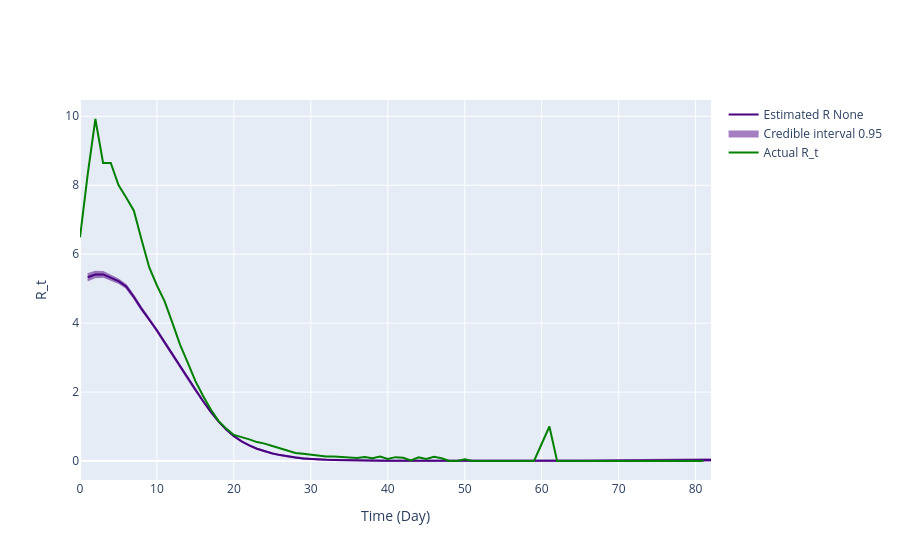

Notebook source saved alongside this figure:
### Code cell
gamma_pdf_opt_r1 = gamma.pdf(x, result_r1.x[0], result_r1.x[1], result_r1.x[2])
inference = branchpro.BranchProPosterior(
    inc_data=inc_data_r1,
    daily_serial_interval=gamma_pdf_opt_r1,
    alpha=prior_a,
    beta=prior_b)

inference.run_inference(tau=tau)
intervals = inference.get_intervals(central_prob=.95)
intervals = process_inference_uncertainty(intervals.copy(), inference.inference_posterior, gamma_pdf_opt_r1, 82, 95)

fig = plot_rt_fig(intervals, true_rt_r1[offset:len(intervals)+offset], gamma_pdf_opt_r1, end_time_point)
pio.write_image(fig.figure, 'single_plots/predicted_vs_true_rt_r1_optimal.png')
fig.show_figure()

### Figure 1 — Plotly figure (JSON) as saved in the notebook; plotly's stock layout.template omitted (floating-point values rounded to 4 significant figures; data arrays with more than 128 entries replaced by an {"elided": "..."} marker saying what was removed)
{"data": [{"line": {"color": "indigo"}, "mode": "lines", "name": "Estimated R None", "type": "scatter", "x": [1, 2, 3, 4, 5, 6, 7, 8, 9, 10, 11, 12, 13, 14, 15, 16, 17, 18, 19, 20, 21, 22, 23, 24, 25, 26, 27, 28, 29, 30, 31, 32, 33, 34, 35, 36, 37, 38, 39, 40, 41, 42, 43, 44, 45, 46, 47, 48, 49, 50, 51, 52, 53, 54, 55, 56, 57, 58, 59, 60, 61, 62, 63, 64, 65, 66, 67, 68, 69, 70, 71, 72, 73, 74, 75, 76, 77, 78, 79, 80, 81, 82], "y": [5.329, 5.41, 5.413, 5.318, 5.216, 5.063, 4.758, 4.412, 4.117, 3.786, 3.441, 3.092, 2.746, 2.392, 2.053, 1.732, 1.424, 1.148, 0.9149, 0.7225, 0.5692, 0.4506, 0.357, 0.281, 0.22, 0.1709, 0.1311, 0.09916, 0.07452, 0.05616, 0.04295, 0.03326, 0.02633, 0.02127, 0.01744, 0.01439, 0.0122, 0.01078, 0.009617, 0.008268, 0.00716, 0.006392, 0.005689, 0.00507, 0.004471, 0.003971, 0.003557, 0.003317, 0.003308, 0.003228, 0.003109, 0.003135, 0.003207, 0.003323, 0.00359, 0.00403, 0.004411, 0.004689, 0.005015, 0.005571, 0.006176, 0.00672, 0.007278, 0.007994, 0.008923, 0.009941, 0.01105, 0.01226, 0.01358, 0.01498, 0.01647, 0.01752, 0.01849, 0.02001, 0.02157, 0.02307, 0.02449, 0.02576, 0.02679, 0.02744, 0.02756, 0.02705]}, {"fill": "toself", "fillcolor": "indigo", "line": {"color": "indigo"}, "mode": "lines", "name": "Credible interval 0.95", "opacity": 0.5, "showlegend": true, "type": "scatter", "x": {"elided": "164 int values"}, "y": {"elided": "164 float values"}}, {"line": {"color": "green"}, "mode": "lines", "name": "Actual R_t", "type": "scatter", "x": [0, 1, 2, 3, 4, 5, 6, 7, 8, 9, 10, 11, 12, 13, 14, 15, 16, 17, 18, 19, 20, 21, 22, 23, 24, 25, 26, 27, 28, 29, 30, 31, 32, 33, 34, 35, 36, 37, 38, 39, 40, 41, 42, 43, 44, 45, 46, 47, 48, 49, 50, 51, 52, 53, 54, 55, 56, 57, 58, 59, 60, 61, 62, 63, 64, 65, 66, 67, 68, 69, 70, 71, 72, 73, 74, 75, 76, 77, 78, 79, 80, 81, 82, 83, 84, 85, 86, 87, 88, 89, 90], "y": [6.487, 8.313, 9.921, 8.645, 8.647, 8.004, 7.646, 7.26, 6.421, 5.615, 5.091, 4.63, 4.012, 3.375, 2.854, 2.315, 1.887, 1.491, 1.165, 0.9397, 0.7551, 0.696, 0.627, 0.5485, 0.5047, 0.4331, 0.3598, 0.2974, 0.2349, 0.2083, 0.1818, 0.1418, 0.1311, 0.1296, 0.121, 0.1027, 0.0902, 0.1179, 0.08353, 0.1293, 0.0559, 0.1117, 0.09615, 0.01802, 0.1087, 0.05797, 0.12, 0.07895, 0.0, 0.0, 0.05263, 0.0, 0.0, 0.0, 0.0, 0.0, 0.0, 0.0, 0.0, 0.0, 0.5, 1.0, 0.0, 0.0, 0.0, 0.0, 0.0, 0.0, 0.0, 0.0, 0.0, 0.0, 0.0, 0.0, 0.0, 0.0, 0.0, 0.0, 0.0, 0.0, 0.0, 0.0]}], "layout": {"hovermode": "x unified", "xaxis": {"title": {"text": "Time (Day)"}}, "yaxis": {"title": {"text": "R_t"}}}}
